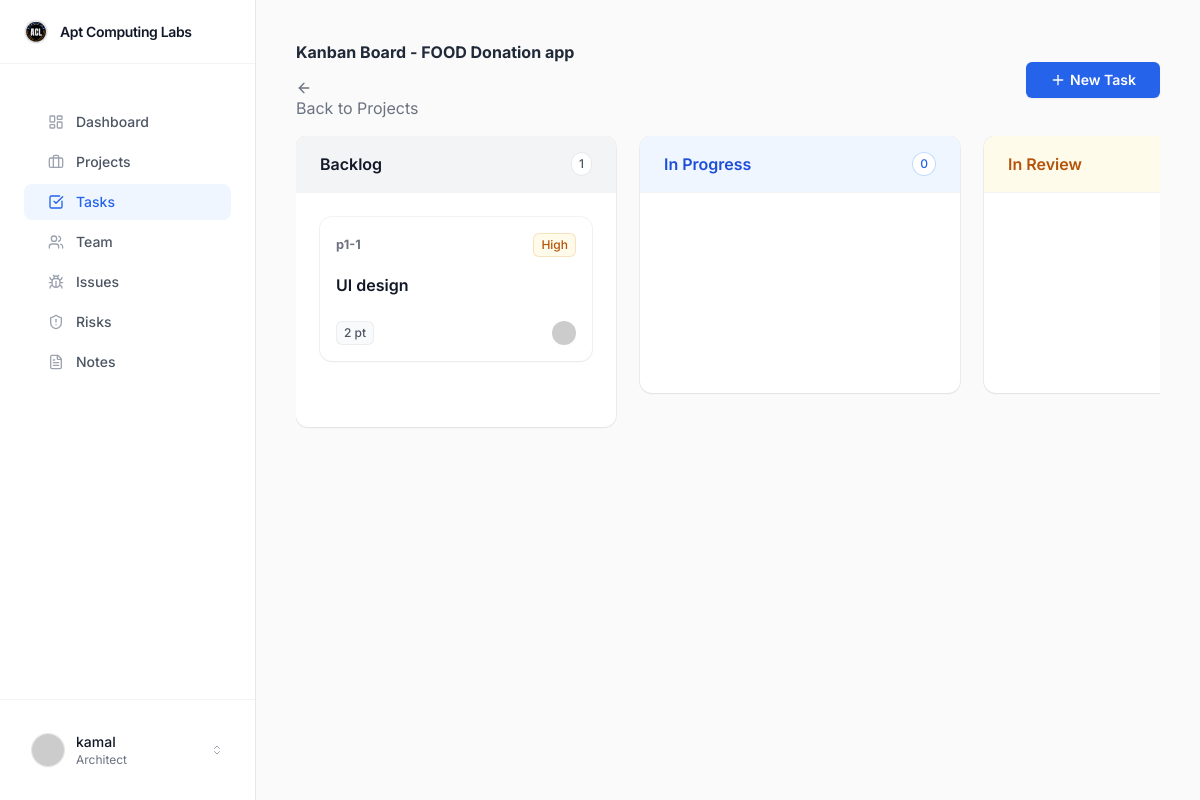
The app's page /tasks/kanban/?project_id=8 (signed in), older data.
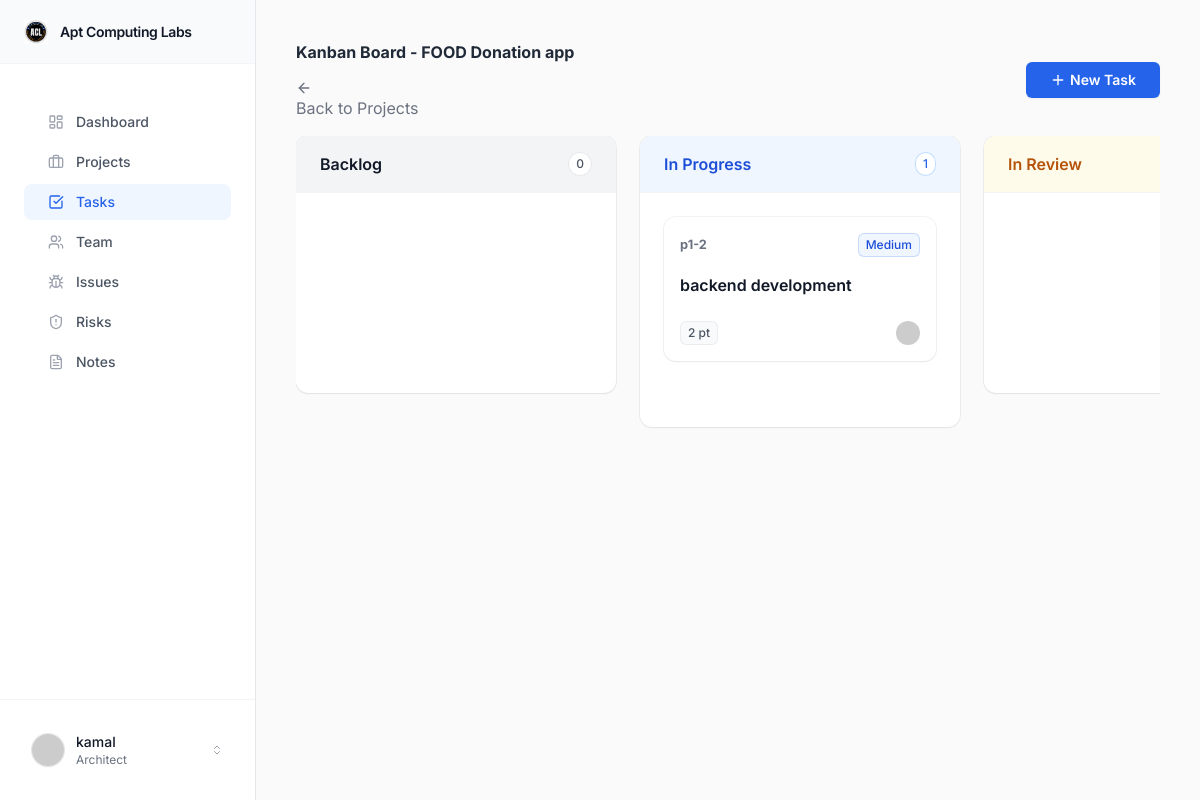
The same page, newer data.
### tasks/models.py (models this page shows, shortened)
class Task(BaseModel):
    STATUS_CHOICES = [
        ('BACKLOG', 'Backlog'),
        ('PLANNED', 'Planned'),
        ('IN_PROGRESS', 'In Progress'),
        ('IN_REVIEW', 'In Review'),
        ('TESTING', 'Testing'),
        ('BLOCKED', 'Blocked'),
        ('COMPLETED', 'Completed'),
    ]
    PRIORITY_CHOICES = [
        ('CRITICAL', 'Critical'),
        ('HIGH', 'High'),
        ('MEDIUM', 'Medium'),
        ('LOW', 'Low'),
    ]
    task_id = models.CharField(max_length=50, unique=True)
    project = models.ForeignKey(Project, on_delete=models.CASCADE, related_name='tasks')
    sprint = models.ForeignKey(Sprint, on_delete=models.SET_NULL, null=True, blank=True, related_name='tasks')
    title = models.CharField(max_length=255)
    description = models.TextField(blank=True)
    assignee = models.ForeignKey(settings.AUTH_USER_MODEL, on_delete=models.SET_NULL, null=True, blank=True, related_name='assigned_tasks')
    reporter = models.ForeignKey(settings.AUTH_USER_MODEL, on_delete=models.SET_NULL, null=True, blank=True, related_name='reported_tasks')
    priority = models.CharField(max_length=20, choices=PRIORITY_CHOICES, default='MEDIUM')
    story_points = models.IntegerField(default=0)
    status = models.CharField(max_length=20, choices=STATUS_CHOICES, default='BACKLOG')
    due_date = models.DateField(null=True, blank=True)
    actual_completion_date = models.DateField(null=True, blank=True)
    github_url = models.URLField(blank=True, null=True, help_text="Link to GitHub repository/PR")
    gdrive_url = models.URLField(blank=True, null=True, help_text="Link to Google Drive documents")
    attachments = GenericRelation('core.Attachment')
    def __init__(self, *args, **kwargs):
        super().__init__(*args, **kwargs)
        self._original_state = self._get_current_state()
    def _get_current_state(self):
        return {
            'title': self.__dict__.get('title'),
            'status': self.__dict__.get('status'),
            'priority': self.__dict__.get('priority'),
            'assignee_id': self.__dict__.get('assignee_id'),
            'story_points': self.__dict__.get('story_points'),
            'due_date': self.__dict__.get('due_date'),
        }

### tasks/views.py (the view)
# urls.py: path('kanban/', views.kanban_board, name='tasks_kanban'),
@login_required
def kanban_board(request):
    project_id = request.GET.get('project_id')
    if project_id:
        from projects.models import Project
        project = get_object_or_404(Project, pk=project_id)
        tasks = Task.objects.filter(project=project)
        context = {
            'project': project,
            'backlog': tasks.filter(status='BACKLOG'),
            'planned': tasks.filter(status='PLANNED'),
            'in_progress': tasks.filter(status='IN_PROGRESS'),
            'in_review': tasks.filter(status='IN_REVIEW'),
            'testing': tasks.filter(status='TESTING'),
            'blocked': tasks.filter(status='BLOCKED'),
            'completed': tasks.filter(status='COMPLETED'),
            'can_create_task': can_create_task(request.user),
        }
        return render(request, 'tasks/kanban.html', context)
    else:
        from projects.models import Project
        projects = Project.objects.all()
        return render(request, 'tasks/kanban_projects.html', {'projects': projects})

### ai_assistant/permissions.py (called while the page is built)
def is_pia_system_admin(user):
    if not user.is_authenticated:
        return False
    if user.is_staff or user.is_superuser:
        return True
    return user.roles.filter(name='System Admin').exists()

### ai_assistant/templatetags/pia_permissions.py (called while the page is built)
@register.filter
def is_pia_system_admin_user(user):
    return is_pia_system_admin(user)

### projects/models.py (called while the page is built)
    def _get_current_state(self):
        return {
            'name': self.__dict__.get('name'),
            'status': self.__dict__.get('status'),
            'priority': self.__dict__.get('priority'),
            'owner_id': self.__dict__.get('owner_id'),
            'budget': self.__dict__.get('budget'),
            'start_date': self.__dict__.get('start_date'),
            'end_date': self.__dict__.get('end_date'),
        }

### tasks/views.py (called while the page is built)
def can_create_task(user):
    if user.is_staff or user.is_superuser:
        return True
    roles = user.roles.values_list('name', flat=True)
    if 'Project Manager' in roles or 'Architect' in roles:
        return True
    if user.led_teams.exists():
        return True
    return False

### templates/tasks/kanban.html (shortened to what the changed rows need)
{% extends 'base.html' %}
{% block content %}
<div class="flex justify-between items-center mb-4">
    <div>
        <h2 class="h3 mb-4 text-gray-800 font-bold">Kanban Board - {{ project.name }}</h2>
    </div>
</div>
<div class="flex gap-6 overflow-x-auto pb-6 items-start" style="min-height: 70vh;">
    <div class="w-80 flex-shrink-0 flex flex-col">
        <div class="bg-white shadow-soft ring-1 ring-gray-900/5 rounded-xl bg-gray-50 border-none shadow-soft h-100">
            <div class="border-b border-gray-100 px-6 py-4 bg-gray-100 text-gray-900 font-semibold rounded-t-xl flex justify-between">
                <span>Backlog</span>
                <span class="inline-flex items-center rounded-full bg-white px-2 py-1 text-xs font-medium text-gray-600 ring-1 ring-inset ring-gray-200" id="count-BACKLOG">{{ backlog.count }}</span>
            </div>
            <div class="p-6 p-2 task-column" id="backlog-col" data-status="BACKLOG">
                {% for task in backlog %}
                <div class="bg-white shadow-soft ring-1 ring-gray-900/5 rounded-xl mb-4 shadow-soft border-none cursor-grab task-card" data-task-id="{{ task.pk }}">
                    <div class="p-4">
                        <div class="flex justify-between items-center mb-4">
                            <small class="text-gray-500 font-bold">{{ task.task_id }}</small>
                            <span class="inline-flex items-center rounded-md {% if task.priority == 'CRITICAL' %}bg-red-50 text-red-700 ring-red-600/20{% elif task.priority == 'HIGH' %}bg-amber-50 text-amber-700 ring-amber-600/20{% else %}bg-blue-50 text-blue-700 ring-blue-600/20{% endif %} px-2 py-1 text-xs font-medium ring-1 ring-inset">{{ task.get_priority_display }}</span>
                        </div>
                        <h6 class="text-base font-semibold text-gray-900 mb-2"><a href="{% url 'task_detail' task.pk %}" class="hover:text-brand-600 transition-colors">{{ task.title }}</a></h6>
                        <div class="flex justify-between items-center mt-6">
                            <span class="inline-flex items-center rounded-md bg-gray-50 px-2 py-1 text-xs font-medium text-gray-600 ring-1 ring-inset ring-gray-500/10">{{ task.story_points|default:"-" }} pt</span>
                            {% if task.assignee %}
                                <img src="https://ui-avatars.com/api/?name={{ task.assignee.email }}&background=random" width="24" height="24" class="rounded-full" title="{{ task.assignee.email }}">
                            {% endif %}
                        </div>
                    </div>
                </div>
                {% endfor %}
            </div>
        </div>
    </div>
    <div class="w-80 flex-shrink-0 flex flex-col">
        <div class="bg-white shadow-soft ring-1 ring-gray-900/5 rounded-xl bg-gray-50 border-none shadow-soft h-100">
            <div class="border-b border-gray-100 px-6 py-4 bg-brand-50 text-brand-700 font-semibold rounded-t-xl flex justify-between">
                <span>In Progress</span>
                <span class="inline-flex items-center rounded-full bg-white px-2 py-1 text-xs font-medium text-brand-600 ring-1 ring-inset ring-brand-200" id="count-IN_PROGRESS">{{ in_progress.count }}</span>
            </div>
            <div class="p-6 p-2 task-column" id="inprogress-col" data-status="IN_PROGRESS">
                {% for task in in_progress %}
                <div class="bg-white shadow-soft ring-1 ring-gray-900/5 rounded-xl mb-4 shadow-soft border-none cursor-grab task-card" data-task-id="{{ task.pk }}">
                    <div class="p-4">
                        <div class="flex justify-between items-center mb-4">
                            <small class="text-gray-500 font-bold">{{ task.task_id }}</small>
                            <span class="inline-flex items-center rounded-md {% if task.priority == 'CRITICAL' %}bg-red-50 text-red-700 ring-red-600/20{% elif task.priority == 'HIGH' %}bg-amber-50 text-amber-700 ring-amber-600/20{% else %}bg-blue-50 text-blue-700 ring-blue-600/20{% endif %} px-2 py-1 text-xs font-medium ring-1 ring-inset">{{ task.get_priority_display }}</span>
                        </div>
                        <h6 class="text-base font-semibold text-gray-900 mb-2"><a href="{% url 'task_detail' task.pk %}" class="hover:text-brand-600 transition-colors">{{ task.title }}</a></h6>
                        <div class="flex justify-between items-center mt-6">
                            <span class="inline-flex items-center rounded-md bg-gray-50 px-2 py-1 text-xs font-medium text-gray-600 ring-1 ring-inset ring-gray-500/10">{{ task.story_points|default:"-" }} pt</span>
                            {% if task.assignee %}
                                <img src="https://ui-avatars.com/api/?name={{ task.assignee.email }}&background=random" width="24" height="24" class="rounded-full" title="{{ task.assignee.email }}">
                            {% endif %}
                        </div>
                    </div>
                </div>
                {% endfor %}
            </div>
        </div>
    </div>
</div>
{% endblock %}

Row changes from the older to the newer data that the page shows:
no longer on this page (row edited): Task: task_id "p1-1", priority "High", title "UI design", story_points "2", shown under "Kanban Board - FOOD Donation app"
added Task: task_id "p1-2", priority "Medium", title "backend development", story_points "2", shown under "Kanban Board - FOOD Donation app"
Text that changed along with them:
{{ backlog.count }}: "1" → "0"
{{ in_progress.count }}: "0" → "1"
